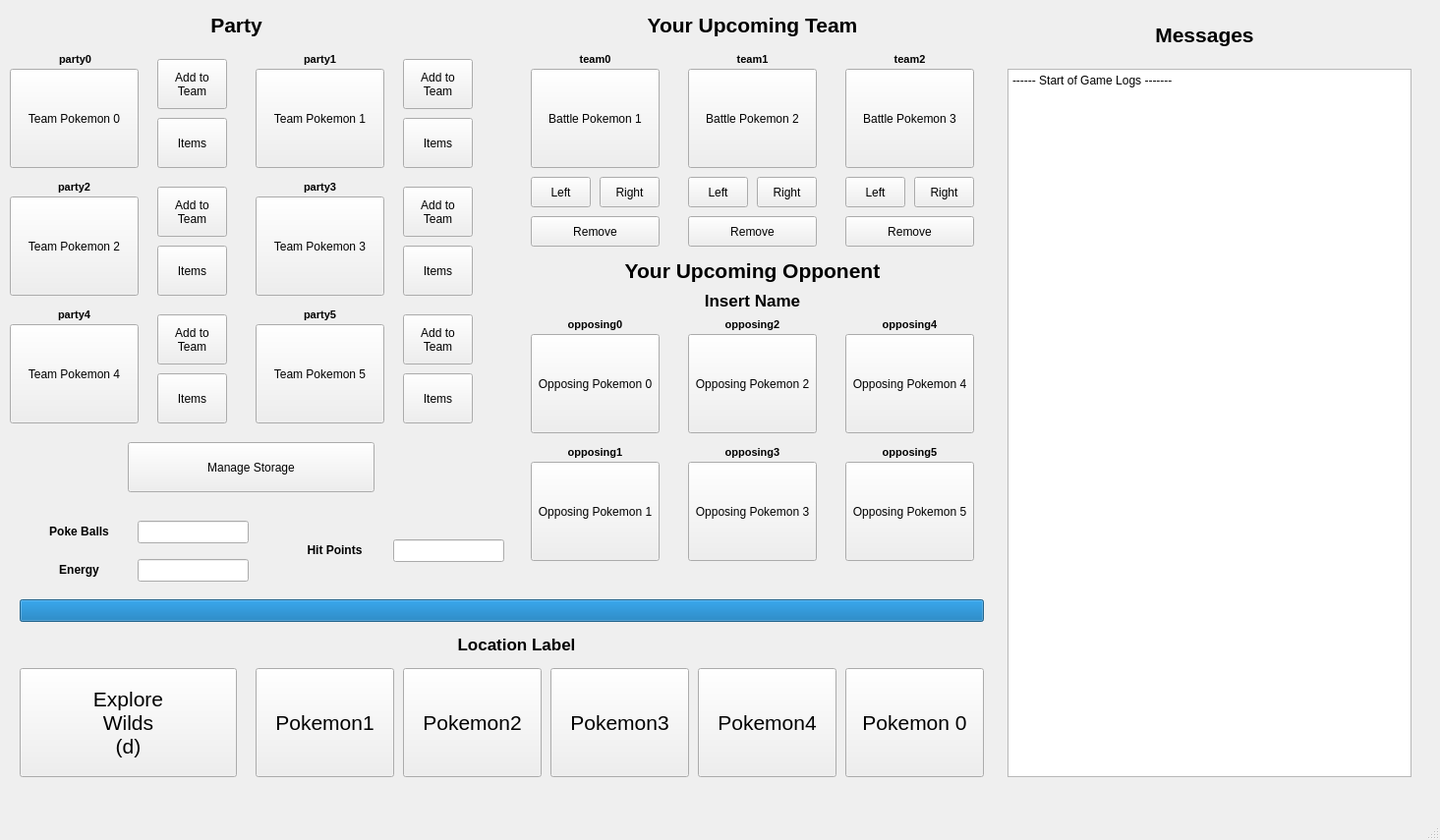
<?xml version="1.0" encoding="UTF-8"?>
<ui version="4.0">
 <class>MainWindow</class>
 <widget class="QMainWindow" name="MainWindow">
  <property name="geometry">
   <rect>
    <x>0</x>
    <y>0</y>
    <width>1465</width>
    <height>855</height>
   </rect>
  </property>
  <property name="windowTitle">
   <string>MainWindow</string>
  </property>
  <widget class="QWidget" name="shopWidget">
   <widget class="QPushButton" name="exploreWilds">
    <property name="geometry">
     <rect>
      <x>20</x>
      <y>680</y>
      <width>221</width>
      <height>111</height>
     </rect>
    </property>
    <property name="font">
     <font>
      <pointsize>16</pointsize>
     </font>
    </property>
    <property name="text">
     <string>Explore
Wilds
(d)</string>
    </property>
   </widget>
   <widget class="QPushButton" name="shopPokemon1">
    <property name="geometry">
     <rect>
      <x>260</x>
      <y>680</y>
      <width>141</width>
      <height>111</height>
     </rect>
    </property>
    <property name="font">
     <font>
      <pointsize>16</pointsize>
     </font>
    </property>
    <property name="text">
     <string>Pokemon1</string>
    </property>
   </widget>
   <widget class="QPushButton" name="shopPokemon2">
    <property name="geometry">
     <rect>
      <x>410</x>
      <y>680</y>
      <width>141</width>
      <height>111</height>
     </rect>
    </property>
    <property name="font">
     <font>
      <pointsize>16</pointsize>
     </font>
    </property>
    <property name="text">
     <string>Pokemon2</string>
    </property>
   </widget>
   <widget class="QPushButton" name="shopPokemon3">
    <property name="geometry">
     <rect>
      <x>560</x>
      <y>680</y>
      <width>141</width>
      <height>111</height>
     </rect>
    </property>
    <property name="font">
     <font>
      <pointsize>16</pointsize>
     </font>
    </property>
    <property name="text">
     <string>Pokemon3</string>
    </property>
   </widget>
   <widget class="QPushButton" name="shopPokemon4">
    <property name="geometry">
     <rect>
      <x>710</x>
      <y>680</y>
      <width>141</width>
      <height>111</height>
     </rect>
    </property>
    <property name="font">
     <font>
      <pointsize>16</pointsize>
     </font>
    </property>
    <property name="text">
     <string>Pokemon4</string>
    </property>
   </widget>
   <widget class="QPushButton" name="shopPokemon0">
    <property name="geometry">
     <rect>
      <x>860</x>
      <y>680</y>
      <width>141</width>
      <height>111</height>
     </rect>
    </property>
    <property name="font">
     <font>
      <pointsize>16</pointsize>
     </font>
    </property>
    <property name="text">
     <string>Pokemon 0</string>
    </property>
   </widget>
   <widget class="QProgressBar" name="timeToNextStage">
    <property name="geometry">
     <rect>
      <x>20</x>
      <y>610</y>
      <width>981</width>
      <height>23</height>
     </rect>
    </property>
    <property name="value">
     <number>100</number>
    </property>
    <property name="textVisible">
     <bool>true</bool>
    </property>
    <property name="format">
     <string/>
    </property>
   </widget>
   <widget class="QPushButton" name="teamMember0">
    <property name="geometry">
     <rect>
      <x>540</x>
      <y>70</y>
      <width>131</width>
      <height>101</height>
     </rect>
    </property>
    <property name="text">
     <string>Battle Pokemon 1</string>
    </property>
   </widget>
   <widget class="QLabel" name="label">
    <property name="geometry">
     <rect>
      <x>540</x>
      <y>10</y>
      <width>451</width>
      <height>31</height>
     </rect>
    </property>
    <property name="font">
     <font>
      <pointsize>16</pointsize>
      <weight>75</weight>
      <bold>true</bold>
     </font>
    </property>
    <property name="text">
     <string>Your Upcoming Team</string>
    </property>
    <property name="alignment">
     <set>Qt::AlignCenter</set>
    </property>
   </widget>
   <widget class="QLabel" name="label_2">
    <property name="geometry">
     <rect>
      <x>540</x>
      <y>260</y>
      <width>451</width>
      <height>31</height>
     </rect>
    </property>
    <property name="font">
     <font>
      <pointsize>16</pointsize>
      <weight>75</weight>
      <bold>true</bold>
     </font>
    </property>
    <property name="text">
     <string>Your Upcoming Opponent</string>
    </property>
    <property name="alignment">
     <set>Qt::AlignCenter</set>
    </property>
   </widget>
   <widget class="QPushButton" name="opposingPokemon1">
    <property name="geometry">
     <rect>
      <x>540</x>
      <y>470</y>
      <width>131</width>
      <height>101</height>
     </rect>
    </property>
    <property name="text">
     <string>Opposing Pokemon 1</string>
    </property>
   </widget>
   <widget class="QPushButton" name="opposingPokemon2">
    <property name="geometry">
     <rect>
      <x>700</x>
      <y>340</y>
      <width>131</width>
      <height>101</height>
     </rect>
    </property>
    <property name="text">
     <string>Opposing Pokemon 2</string>
    </property>
   </widget>
   <widget class="QPushButton" name="opposingPokemon3">
    <property name="geometry">
     <rect>
      <x>700</x>
      <y>470</y>
      <width>131</width>
      <height>101</height>
     </rect>
    </property>
    <property name="text">
     <string>Opposing Pokemon 3</string>
    </property>
   </widget>
   <widget class="QPushButton" name="opposingPokemon4">
    <property name="geometry">
     <rect>
      <x>860</x>
      <y>340</y>
      <width>131</width>
      <height>101</height>
     </rect>
    </property>
    <property name="text">
     <string>Opposing Pokemon 4</string>
    </property>
   </widget>
   <widget class="QPushButton" name="opposingPokemon5">
    <property name="geometry">
     <rect>
      <x>860</x>
      <y>470</y>
      <width>131</width>
      <height>101</height>
     </rect>
    </property>
    <property name="text">
     <string>Opposing Pokemon 5</string>
    </property>
   </widget>
   <widget class="QPushButton" name="teamMember1">
    <property name="geometry">
     <rect>
      <x>700</x>
      <y>70</y>
      <width>131</width>
      <height>101</height>
     </rect>
    </property>
    <property name="text">
     <string>Battle Pokemon 2</string>
    </property>
   </widget>
   <widget class="QPushButton" name="teamMember2">
    <property name="geometry">
     <rect>
      <x>860</x>
      <y>70</y>
      <width>131</width>
      <height>101</height>
     </rect>
    </property>
    <property name="text">
     <string>Battle Pokemon 3</string>
    </property>
   </widget>
   <widget class="QPushButton" name="removeTeamMember0">
    <property name="geometry">
     <rect>
      <x>540</x>
      <y>220</y>
      <width>131</width>
      <height>31</height>
     </rect>
    </property>
    <property name="text">
     <string>Remove</string>
    </property>
   </widget>
   <widget class="QPushButton" name="removeTeamMember1">
    <property name="geometry">
     <rect>
      <x>700</x>
      <y>220</y>
      <width>131</width>
      <height>31</height>
     </rect>
    </property>
    <property name="text">
     <string>Remove</string>
    </property>
   </widget>
   <widget class="QPushButton" name="removeTeamMember2">
    <property name="geometry">
     <rect>
      <x>860</x>
      <y>220</y>
      <width>131</width>
      <height>31</height>
     </rect>
    </property>
    <property name="text">
     <string>Remove</string>
    </property>
   </widget>
   <widget class="QPushButton" name="shiftTeam0Up">
    <property name="geometry">
     <rect>
      <x>540</x>
      <y>180</y>
      <width>61</width>
      <height>31</height>
     </rect>
    </property>
    <property name="text">
     <string>Left</string>
    </property>
   </widget>
   <widget class="QPushButton" name="shiftTeam1Up">
    <property name="geometry">
     <rect>
      <x>700</x>
      <y>180</y>
      <width>61</width>
      <height>31</height>
     </rect>
    </property>
    <property name="text">
     <string>Left</string>
    </property>
   </widget>
   <widget class="QPushButton" name="shiftTeam2Up">
    <property name="geometry">
     <rect>
      <x>860</x>
      <y>180</y>
      <width>61</width>
      <height>31</height>
     </rect>
    </property>
    <property name="text">
     <string>Left</string>
    </property>
   </widget>
   <widget class="QPushButton" name="shiftTeam0Down">
    <property name="geometry">
     <rect>
      <x>610</x>
      <y>180</y>
      <width>61</width>
      <height>31</height>
     </rect>
    </property>
    <property name="text">
     <string>Right</string>
    </property>
   </widget>
   <widget class="QPushButton" name="shiftTeam1Down">
    <property name="geometry">
     <rect>
      <x>770</x>
      <y>180</y>
      <width>61</width>
      <height>31</height>
     </rect>
    </property>
    <property name="text">
     <string>Right</string>
    </property>
   </widget>
   <widget class="QPushButton" name="shiftTeam2Down">
    <property name="geometry">
     <rect>
      <x>930</x>
      <y>180</y>
      <width>61</width>
      <height>31</height>
     </rect>
    </property>
    <property name="text">
     <string>Right</string>
    </property>
   </widget>
   <widget class="QLabel" name="label_3">
    <property name="geometry">
     <rect>
      <x>0</x>
      <y>10</y>
      <width>481</width>
      <height>31</height>
     </rect>
    </property>
    <property name="font">
     <font>
      <pointsize>16</pointsize>
      <weight>75</weight>
      <bold>true</bold>
     </font>
    </property>
    <property name="text">
     <string>Party</string>
    </property>
    <property name="alignment">
     <set>Qt::AlignCenter</set>
    </property>
   </widget>
   <widget class="QPushButton" name="opposingPokemon0">
    <property name="geometry">
     <rect>
      <x>540</x>
      <y>340</y>
      <width>131</width>
      <height>101</height>
     </rect>
    </property>
    <property name="text">
     <string>Opposing Pokemon 0</string>
    </property>
   </widget>
   <widget class="QLabel" name="opponentName">
    <property name="geometry">
     <rect>
      <x>540</x>
      <y>290</y>
      <width>451</width>
      <height>31</height>
     </rect>
    </property>
    <property name="font">
     <font>
      <pointsize>13</pointsize>
      <weight>75</weight>
      <bold>true</bold>
     </font>
    </property>
    <property name="text">
     <string>Insert Name</string>
    </property>
    <property name="alignment">
     <set>Qt::AlignCenter</set>
    </property>
   </widget>
   <widget class="QLabel" name="shopLocationLabel">
    <property name="geometry">
     <rect>
      <x>280</x>
      <y>640</y>
      <width>491</width>
      <height>31</height>
     </rect>
    </property>
    <property name="font">
     <font>
      <pointsize>13</pointsize>
      <weight>75</weight>
      <bold>true</bold>
     </font>
    </property>
    <property name="text">
     <string>Location Label</string>
    </property>
    <property name="alignment">
     <set>Qt::AlignCenter</set>
    </property>
   </widget>
   <widget class="QPushButton" name="partyItems1">
    <property name="geometry">
     <rect>
      <x>410</x>
      <y>120</y>
      <width>71</width>
      <height>51</height>
     </rect>
    </property>
    <property name="text">
     <string>Items</string>
    </property>
   </widget>
   <widget class="QPushButton" name="partyPokemon5">
    <property name="geometry">
     <rect>
      <x>260</x>
      <y>330</y>
      <width>131</width>
      <height>101</height>
     </rect>
    </property>
    <property name="text">
     <string>Team Pokemon 5</string>
    </property>
   </widget>
   <widget class="QPushButton" name="addParty0">
    <property name="geometry">
     <rect>
      <x>160</x>
      <y>60</y>
      <width>71</width>
      <height>51</height>
     </rect>
    </property>
    <property name="text">
     <string>Add to
Team</string>
    </property>
   </widget>
   <widget class="QPushButton" name="partyItems5">
    <property name="geometry">
     <rect>
      <x>410</x>
      <y>380</y>
      <width>71</width>
      <height>51</height>
     </rect>
    </property>
    <property name="text">
     <string>Items</string>
    </property>
   </widget>
   <widget class="QPushButton" name="partyItems3">
    <property name="geometry">
     <rect>
      <x>410</x>
      <y>250</y>
      <width>71</width>
      <height>51</height>
     </rect>
    </property>
    <property name="text">
     <string>Items</string>
    </property>
   </widget>
   <widget class="QPushButton" name="addParty2">
    <property name="geometry">
     <rect>
      <x>160</x>
      <y>190</y>
      <width>71</width>
      <height>51</height>
     </rect>
    </property>
    <property name="text">
     <string>Add to
Team</string>
    </property>
   </widget>
   <widget class="QPushButton" name="partyPokemon0">
    <property name="geometry">
     <rect>
      <x>10</x>
      <y>70</y>
      <width>131</width>
      <height>101</height>
     </rect>
    </property>
    <property name="text">
     <string>Team Pokemon 0</string>
    </property>
   </widget>
   <widget class="QPushButton" name="partyItems0">
    <property name="geometry">
     <rect>
      <x>160</x>
      <y>120</y>
      <width>71</width>
      <height>51</height>
     </rect>
    </property>
    <property name="text">
     <string>Items</string>
    </property>
   </widget>
   <widget class="QPushButton" name="partyPokemon2">
    <property name="geometry">
     <rect>
      <x>10</x>
      <y>200</y>
      <width>131</width>
      <height>101</height>
     </rect>
    </property>
    <property name="text">
     <string>Team Pokemon 2</string>
    </property>
   </widget>
   <widget class="QPushButton" name="partyItems4">
    <property name="geometry">
     <rect>
      <x>160</x>
      <y>380</y>
      <width>71</width>
      <height>51</height>
     </rect>
    </property>
    <property name="text">
     <string>Items</string>
    </property>
   </widget>
   <widget class="QPushButton" name="addParty4">
    <property name="geometry">
     <rect>
      <x>160</x>
      <y>320</y>
      <width>71</width>
      <height>51</height>
     </rect>
    </property>
    <property name="text">
     <string>Add to
Team</string>
    </property>
   </widget>
   <widget class="QPushButton" name="partyPokemon3">
    <property name="geometry">
     <rect>
      <x>260</x>
      <y>200</y>
      <width>131</width>
      <height>101</height>
     </rect>
    </property>
    <property name="text">
     <string>Team Pokemon 3</string>
    </property>
   </widget>
   <widget class="QPushButton" name="addParty3">
    <property name="geometry">
     <rect>
      <x>410</x>
      <y>190</y>
      <width>71</width>
      <height>51</height>
     </rect>
    </property>
    <property name="text">
     <string>Add to
Team</string>
    </property>
   </widget>
   <widget class="QPushButton" name="partyItems2">
    <property name="geometry">
     <rect>
      <x>160</x>
      <y>250</y>
      <width>71</width>
      <height>51</height>
     </rect>
    </property>
    <property name="text">
     <string>Items</string>
    </property>
   </widget>
   <widget class="QPushButton" name="partyPokemon4">
    <property name="geometry">
     <rect>
      <x>10</x>
      <y>330</y>
      <width>131</width>
      <height>101</height>
     </rect>
    </property>
    <property name="text">
     <string>Team Pokemon 4</string>
    </property>
   </widget>
   <widget class="QPushButton" name="partyPokemon1">
    <property name="geometry">
     <rect>
      <x>260</x>
      <y>70</y>
      <width>131</width>
      <height>101</height>
     </rect>
    </property>
    <property name="text">
     <string>Team Pokemon 1</string>
    </property>
   </widget>
   <widget class="QPushButton" name="addParty1">
    <property name="geometry">
     <rect>
      <x>410</x>
      <y>60</y>
      <width>71</width>
      <height>51</height>
     </rect>
    </property>
    <property name="text">
     <string>Add to
Team</string>
    </property>
   </widget>
   <widget class="QPushButton" name="addParty5">
    <property name="geometry">
     <rect>
      <x>410</x>
      <y>320</y>
      <width>71</width>
      <height>51</height>
     </rect>
    </property>
    <property name="text">
     <string>Add to
Team</string>
    </property>
   </widget>
   <widget class="QPushButton" name="manageStorage">
    <property name="geometry">
     <rect>
      <x>130</x>
      <y>450</y>
      <width>251</width>
      <height>51</height>
     </rect>
    </property>
    <property name="text">
     <string>Manage Storage</string>
    </property>
   </widget>
   <widget class="QLineEdit" name="pokeBallCount">
    <property name="geometry">
     <rect>
      <x>140</x>
      <y>530</y>
      <width>113</width>
      <height>23</height>
     </rect>
    </property>
    <property name="font">
     <font>
      <kerning>true</kerning>
     </font>
    </property>
    <property name="readOnly">
     <bool>true</bool>
    </property>
   </widget>
   <widget class="QLabel" name="opponentName_2">
    <property name="geometry">
     <rect>
      <x>20</x>
      <y>531</y>
      <width>121</width>
      <height>20</height>
     </rect>
    </property>
    <property name="font">
     <font>
      <pointsize>9</pointsize>
      <weight>75</weight>
      <bold>true</bold>
     </font>
    </property>
    <property name="text">
     <string>Poke Balls</string>
    </property>
    <property name="alignment">
     <set>Qt::AlignCenter</set>
    </property>
   </widget>
   <widget class="QLineEdit" name="energyCount">
    <property name="geometry">
     <rect>
      <x>140</x>
      <y>569</y>
      <width>113</width>
      <height>23</height>
     </rect>
    </property>
    <property name="readOnly">
     <bool>true</bool>
    </property>
   </widget>
   <widget class="QLabel" name="opponentName_3">
    <property name="geometry">
     <rect>
      <x>20</x>
      <y>570</y>
      <width>121</width>
      <height>20</height>
     </rect>
    </property>
    <property name="font">
     <font>
      <pointsize>9</pointsize>
      <weight>75</weight>
      <bold>true</bold>
     </font>
    </property>
    <property name="text">
     <string>Energy</string>
    </property>
    <property name="alignment">
     <set>Qt::AlignCenter</set>
    </property>
   </widget>
   <widget class="QLineEdit" name="hitPoints">
    <property name="geometry">
     <rect>
      <x>400</x>
      <y>549</y>
      <width>113</width>
      <height>23</height>
     </rect>
    </property>
    <property name="font">
     <font>
      <kerning>true</kerning>
     </font>
    </property>
    <property name="readOnly">
     <bool>true</bool>
    </property>
   </widget>
   <widget class="QLabel" name="opponentName_4">
    <property name="geometry">
     <rect>
      <x>280</x>
      <y>550</y>
      <width>121</width>
      <height>20</height>
     </rect>
    </property>
    <property name="font">
     <font>
      <pointsize>9</pointsize>
      <weight>75</weight>
      <bold>true</bold>
     </font>
    </property>
    <property name="text">
     <string>Hit Points</string>
    </property>
    <property name="alignment">
     <set>Qt::AlignCenter</set>
    </property>
   </widget>
   <widget class="QLabel" name="party0Label">
    <property name="geometry">
     <rect>
      <x>16</x>
      <y>50</y>
      <width>121</width>
      <height>21</height>
     </rect>
    </property>
    <property name="font">
     <font>
      <pointsize>8</pointsize>
      <weight>75</weight>
      <bold>true</bold>
     </font>
    </property>
    <property name="text">
     <string>party0</string>
    </property>
    <property name="alignment">
     <set>Qt::AlignCenter</set>
    </property>
   </widget>
   <widget class="QLabel" name="party1Label">
    <property name="geometry">
     <rect>
      <x>260</x>
      <y>50</y>
      <width>131</width>
      <height>21</height>
     </rect>
    </property>
    <property name="font">
     <font>
      <pointsize>8</pointsize>
      <weight>75</weight>
      <bold>true</bold>
     </font>
    </property>
    <property name="text">
     <string>party1</string>
    </property>
    <property name="alignment">
     <set>Qt::AlignCenter</set>
    </property>
   </widget>
   <widget class="QLabel" name="party2Label">
    <property name="geometry">
     <rect>
      <x>10</x>
      <y>180</y>
      <width>131</width>
      <height>21</height>
     </rect>
    </property>
    <property name="font">
     <font>
      <pointsize>8</pointsize>
      <weight>75</weight>
      <bold>true</bold>
     </font>
    </property>
    <property name="text">
     <string>party2</string>
    </property>
    <property name="alignment">
     <set>Qt::AlignCenter</set>
    </property>
   </widget>
   <widget class="QLabel" name="party3Label">
    <property name="geometry">
     <rect>
      <x>260</x>
      <y>180</y>
      <width>131</width>
      <height>21</height>
     </rect>
    </property>
    <property name="font">
     <font>
      <pointsize>8</pointsize>
      <weight>75</weight>
      <bold>true</bold>
     </font>
    </property>
    <property name="text">
     <string>party3</string>
    </property>
    <property name="alignment">
     <set>Qt::AlignCenter</set>
    </property>
   </widget>
   <widget class="QLabel" name="party4Label">
    <property name="geometry">
     <rect>
      <x>10</x>
      <y>310</y>
      <width>131</width>
      <height>21</height>
     </rect>
    </property>
    <property name="font">
     <font>
      <pointsize>8</pointsize>
      <weight>75</weight>
      <bold>true</bold>
     </font>
    </property>
    <property name="text">
     <string>party4</string>
    </property>
    <property name="alignment">
     <set>Qt::AlignCenter</set>
    </property>
   </widget>
   <widget class="QLabel" name="party5Label">
    <property name="geometry">
     <rect>
      <x>260</x>
      <y>310</y>
      <width>131</width>
      <height>21</height>
     </rect>
    </property>
    <property name="font">
     <font>
      <pointsize>8</pointsize>
      <weight>75</weight>
      <bold>true</bold>
     </font>
    </property>
    <property name="text">
     <string>party5</string>
    </property>
    <property name="alignment">
     <set>Qt::AlignCenter</set>
    </property>
   </widget>
   <widget class="QLabel" name="teamLabel0">
    <property name="geometry">
     <rect>
      <x>545</x>
      <y>50</y>
      <width>121</width>
      <height>21</height>
     </rect>
    </property>
    <property name="font">
     <font>
      <pointsize>8</pointsize>
      <weight>75</weight>
      <bold>true</bold>
     </font>
    </property>
    <property name="text">
     <string>team0</string>
    </property>
    <property name="alignment">
     <set>Qt::AlignCenter</set>
    </property>
   </widget>
   <widget class="QLabel" name="teamLabel1">
    <property name="geometry">
     <rect>
      <x>705</x>
      <y>50</y>
      <width>121</width>
      <height>21</height>
     </rect>
    </property>
    <property name="font">
     <font>
      <pointsize>8</pointsize>
      <weight>75</weight>
      <bold>true</bold>
     </font>
    </property>
    <property name="text">
     <string>team1</string>
    </property>
    <property name="alignment">
     <set>Qt::AlignCenter</set>
    </property>
   </widget>
   <widget class="QLabel" name="teamLabel2">
    <property name="geometry">
     <rect>
      <x>865</x>
      <y>50</y>
      <width>121</width>
      <height>21</height>
     </rect>
    </property>
    <property name="font">
     <font>
      <pointsize>8</pointsize>
      <weight>75</weight>
      <bold>true</bold>
     </font>
    </property>
    <property name="text">
     <string>team2</string>
    </property>
    <property name="alignment">
     <set>Qt::AlignCenter</set>
    </property>
   </widget>
   <widget class="QLabel" name="opposingLabel0">
    <property name="geometry">
     <rect>
      <x>545</x>
      <y>320</y>
      <width>121</width>
      <height>21</height>
     </rect>
    </property>
    <property name="font">
     <font>
      <pointsize>8</pointsize>
      <weight>75</weight>
      <bold>true</bold>
     </font>
    </property>
    <property name="text">
     <string>opposing0</string>
    </property>
    <property name="alignment">
     <set>Qt::AlignCenter</set>
    </property>
   </widget>
   <widget class="QLabel" name="opposingLabel1">
    <property name="geometry">
     <rect>
      <x>545</x>
      <y>450</y>
      <width>121</width>
      <height>21</height>
     </rect>
    </property>
    <property name="font">
     <font>
      <pointsize>8</pointsize>
      <weight>75</weight>
      <bold>true</bold>
     </font>
    </property>
    <property name="text">
     <string>opposing1</string>
    </property>
    <property name="alignment">
     <set>Qt::AlignCenter</set>
    </property>
   </widget>
   <widget class="QLabel" name="opposingLabel2">
    <property name="geometry">
     <rect>
      <x>705</x>
      <y>320</y>
      <width>121</width>
      <height>21</height>
     </rect>
    </property>
    <property name="font">
     <font>
      <pointsize>8</pointsize>
      <weight>75</weight>
      <bold>true</bold>
     </font>
    </property>
    <property name="text">
     <string>opposing2</string>
    </property>
    <property name="alignment">
     <set>Qt::AlignCenter</set>
    </property>
   </widget>
   <widget class="QLabel" name="opposingLabel5">
    <property name="geometry">
     <rect>
      <x>865</x>
      <y>450</y>
      <width>121</width>
      <height>21</height>
     </rect>
    </property>
    <property name="font">
     <font>
      <pointsize>8</pointsize>
      <weight>75</weight>
      <bold>true</bold>
     </font>
    </property>
    <property name="text">
     <string>opposing5</string>
    </property>
    <property name="alignment">
     <set>Qt::AlignCenter</set>
    </property>
   </widget>
   <widget class="QLabel" name="opposingLabel3">
    <property name="geometry">
     <rect>
      <x>705</x>
      <y>450</y>
      <width>121</width>
      <height>21</height>
     </rect>
    </property>
    <property name="font">
     <font>
      <pointsize>8</pointsize>
      <weight>75</weight>
      <bold>true</bold>
     </font>
    </property>
    <property name="text">
     <string>opposing3</string>
    </property>
    <property name="alignment">
     <set>Qt::AlignCenter</set>
    </property>
   </widget>
   <widget class="QLabel" name="opposingLabel4">
    <property name="geometry">
     <rect>
      <x>865</x>
      <y>320</y>
      <width>121</width>
      <height>21</height>
     </rect>
    </property>
    <property name="font">
     <font>
      <pointsize>8</pointsize>
      <weight>75</weight>
      <bold>true</bold>
     </font>
    </property>
    <property name="text">
     <string>opposing4</string>
    </property>
    <property name="alignment">
     <set>Qt::AlignCenter</set>
    </property>
   </widget>
   <widget class="QTextBrowser" name="logMessages">
    <property name="geometry">
     <rect>
      <x>1025</x>
      <y>70</y>
      <width>411</width>
      <height>721</height>
     </rect>
    </property>
    <property name="html">
     <string>&lt;!DOCTYPE HTML PUBLIC &quot;-//W3C//DTD HTML 4.0//EN&quot; &quot;http://www.w3.org/TR/REC-html40/strict.dtd&quot;&gt;
&lt;html&gt;&lt;head&gt;&lt;meta name=&quot;qrichtext&quot; content=&quot;1&quot; /&gt;&lt;style type=&quot;text/css&quot;&gt;
p, li { white-space: pre-wrap; }
&lt;/style&gt;&lt;/head&gt;&lt;body style=&quot; font-family:'Sans Serif'; font-size:9pt; font-weight:400; font-style:normal;&quot;&gt;
&lt;p style=&quot; margin-top:0px; margin-bottom:0px; margin-left:0px; margin-right:0px; -qt-block-indent:0; text-indent:0px;&quot;&gt;------ Start of Game Logs -------&lt;/p&gt;&lt;/body&gt;&lt;/html&gt;</string>
    </property>
   </widget>
   <widget class="QLabel" name="label_4">
    <property name="geometry">
     <rect>
      <x>1000</x>
      <y>20</y>
      <width>451</width>
      <height>31</height>
     </rect>
    </property>
    <property name="font">
     <font>
      <pointsize>16</pointsize>
      <weight>75</weight>
      <bold>true</bold>
     </font>
    </property>
    <property name="text">
     <string>Messages</string>
    </property>
    <property name="alignment">
     <set>Qt::AlignCenter</set>
    </property>
   </widget>
  </widget>
  <widget class="QMenuBar" name="menubar">
   <property name="geometry">
    <rect>
     <x>0</x>
     <y>0</y>
     <width>1465</width>
     <height>20</height>
    </rect>
   </property>
  </widget>
  <widget class="QStatusBar" name="statusbar"/>
 </widget>
 <resources/>
 <connections/>
</ui>
